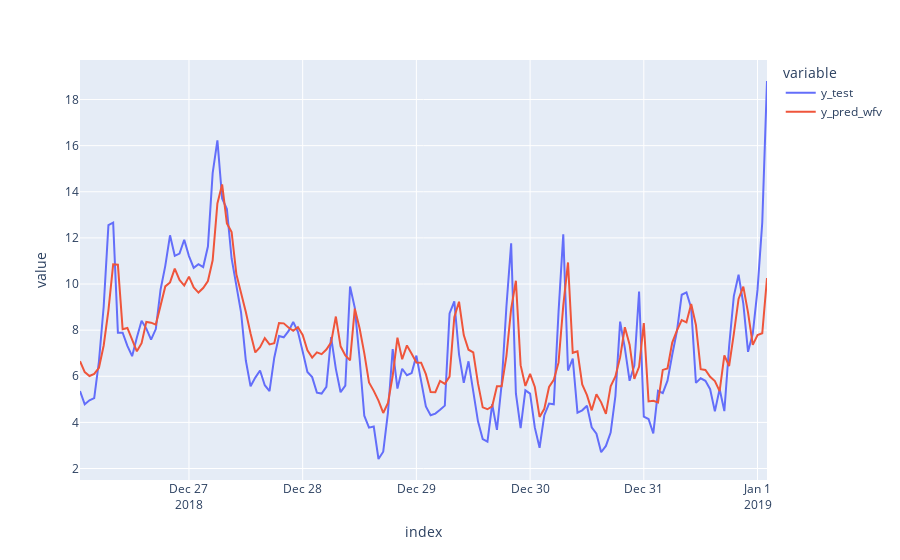

Notebook cell for this chart:
### Code cell
# line plot for df_pred_test
df_pred_test=pd.DataFrame(

    {"y_test":y_test,"y_pred_wfv":y_pred_wfv}
)
fig = px.line(df_pred_test,labels={"value=":"PM2.5"})
fig.show()

### Figure 1 — Plotly figure (JSON) as saved in the notebook; plotly's stock layout.template omitted (floating-point values rounded to 4 significant figures; data arrays with more than 128 entries replaced by an {"elided": "..."} marker saying what was removed)
{"data": [{"hovertemplate": "variable=y_test<br>index=%{x}<br>value=%{y}<extra></extra>", "legendgroup": "y_test", "line": {"color": "#636efa", "dash": "solid"}, "marker": {"symbol": "circle"}, "mode": "lines", "name": "y_test", "orientation": "v", "showlegend": true, "type": "scatter", "x": {"elided": "146 str values"}, "xaxis": "x", "y": {"elided": "146 float values"}, "yaxis": "y"}, {"hovertemplate": "variable=y_pred_wfv<br>index=%{x}<br>value=%{y}<extra></extra>", "legendgroup": "y_pred_wfv", "line": {"color": "#EF553B", "dash": "solid"}, "marker": {"symbol": "circle"}, "mode": "lines", "name": "y_pred_wfv", "orientation": "v", "showlegend": true, "type": "scatter", "x": {"elided": "146 str values"}, "xaxis": "x", "y": {"elided": "146 float values"}, "yaxis": "y"}], "layout": {"legend": {"title": {"text": "variable"}, "tracegroupgap": 0}, "margin": {"t": 60}, "xaxis": {"anchor": "y", "domain": [0, 1], "title": {"text": "index"}}, "yaxis": {"anchor": "x", "domain": [0, 1], "title": {"text": "value"}}}}
